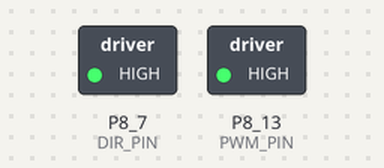
Recording of a program running on a simulated BeagleBone Black. Shown: switched loads named in the program (green lamp = pin HIGH). At 10.0 s the program stops and its outputs stay as they are.

Above: at 0.1 s.
At 10.1 s:
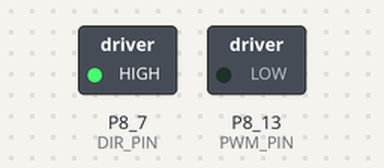
Timing chart, 0 to 11.5 s (numbered marks = the images above):
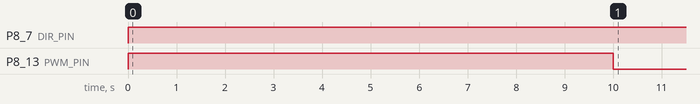

The program:

BBB_BasicMotorControl_Pololu.py
```python
#! /usr/bin/env python

###############################################################################
# BBB_BasicMotorControl_Polulu.py
#
# Basic test of motor control using the Pololu High-power motor driver
#  https://www.pololu.com/product/755
#
# Requires - Adafruit BeagleBone IO Python library
#
# NOTE: Any plotting is set up for output, not viewing on screen.
#       So, it will likely be ugly on screen. The saved PDFs should look
#       better.
#
# Created: 05/16/15
#   - Joshua Vaughan
#   - joshua.vaughan@louisiana.edu
#   - http://www.ucs.louisiana.edu/~jev9637
#
# Modified:
#   *
#
###############################################################################

import Adafruit_BBIO.GPIO as GPIO
import Adafruit_BBIO.PWM as PWM
import time

# Set up the pins - These are mutable, but *don't* change them
DIR_PIN = 'P8_7'        # DIR pin on board, controls direction
PWM_PIN = 'P8_13'       # PWM pin on board, controls the speed of the motor

# Set up the GPIO pins as output
GPIO.setup(DIR_PIN, GPIO.OUT)

# DIR high is one direction, DIR low is another
GPIO.output(DIR_PIN, GPIO.HIGH)

# Start the motor
# PWM.start(channel, duty, freq=2000, polarity=0)
PWM.start(PWM_PIN, 100)

# optionally, change the PWM frequency and polarity from their defaults
# PWM.start("P9_14", 50, 1000, 1)

# Run the motor for 10s
time.sleep(10)

# Stop the motor and cleanup the PWM
PWM.stop(PWM_PIN)
PWM.cleanup()
```

Measured:
- by itself, P8_7 (DIR_PIN): LOW → HIGH at 0.00 s
- by itself, P8_13 (PWM_PIN): LOW → HIGH at 0.00 s, → LOW 10.0 s later
